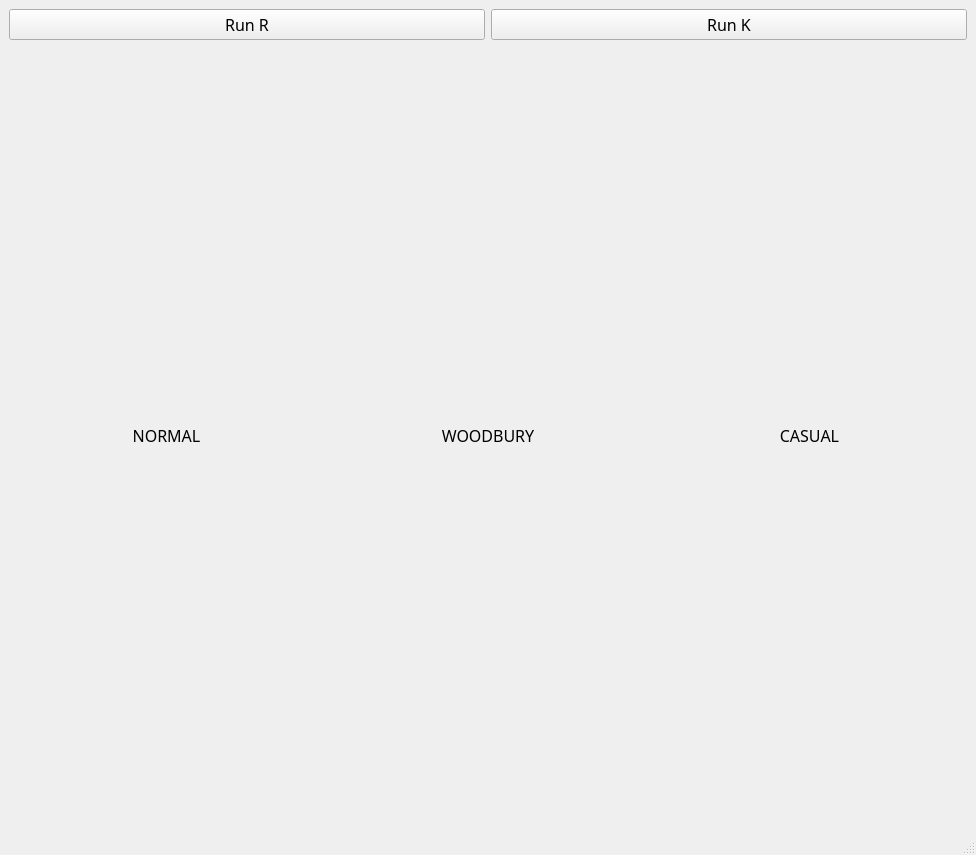
<?xml version="1.0" encoding="UTF-8"?>
<ui version="4.0">
 <class>MainWindow</class>
 <widget class="QMainWindow" name="MainWindow">
  <property name="geometry">
   <rect>
    <x>0</x>
    <y>0</y>
    <width>976</width>
    <height>855</height>
   </rect>
  </property>
  <property name="windowTitle">
   <string>RXD-GUI</string>
  </property>
  <widget class="QWidget" name="centralwidget">
   <layout class="QHBoxLayout" name="horizontalLayout_5">
    <item>
     <layout class="QVBoxLayout" name="verticalLayout_11" stretch="1,6,5,5">
      <item>
       <layout class="QHBoxLayout" name="horizontalLayout_4" stretch="1,1">
        <item>
         <widget class="QPushButton" name="pushButton_2">
          <property name="font">
           <font>
            <family>Yu Mincho Light</family>
            <pointsize>12</pointsize>
           </font>
          </property>
          <property name="text">
           <string>Run R</string>
          </property>
          <property name="iconSize">
           <size>
            <width>16</width>
            <height>16</height>
           </size>
          </property>
         </widget>
        </item>
        <item>
         <widget class="QPushButton" name="pushButton_3">
          <property name="font">
           <font>
            <family>Yu Mincho Light</family>
            <pointsize>12</pointsize>
           </font>
          </property>
          <property name="text">
           <string>Run K</string>
          </property>
         </widget>
        </item>
       </layout>
      </item>
      <item>
       <layout class="QHBoxLayout" name="horizontalLayout_3" stretch="1,1,1">
        <item>
         <layout class="QVBoxLayout" name="verticalLayout_6" stretch="1,6">
          <item>
           <widget class="QLabel" name="label_3">
            <property name="font">
             <font>
              <family>標楷體</family>
              <pointsize>12</pointsize>
             </font>
            </property>
            <property name="text">
             <string>NORMAL</string>
            </property>
            <property name="alignment">
             <set>Qt::AlignCenter</set>
            </property>
           </widget>
          </item>
          <item>
           <layout class="QVBoxLayout" name="verticalLayout"/>
          </item>
         </layout>
        </item>
        <item>
         <layout class="QVBoxLayout" name="verticalLayout_7" stretch="1,6">
          <item>
           <widget class="QLabel" name="label_4">
            <property name="font">
             <font>
              <family>標楷體</family>
              <pointsize>12</pointsize>
             </font>
            </property>
            <property name="text">
             <string>WOODBURY</string>
            </property>
            <property name="alignment">
             <set>Qt::AlignCenter</set>
            </property>
           </widget>
          </item>
          <item>
           <layout class="QVBoxLayout" name="verticalLayout_2"/>
          </item>
         </layout>
        </item>
        <item>
         <layout class="QVBoxLayout" name="verticalLayout_8" stretch="1,6">
          <item>
           <widget class="QLabel" name="label_5">
            <property name="font">
             <font>
              <family>標楷體</family>
              <pointsize>12</pointsize>
             </font>
            </property>
            <property name="text">
             <string>CASUAL</string>
            </property>
            <property name="alignment">
             <set>Qt::AlignCenter</set>
            </property>
           </widget>
          </item>
          <item>
           <layout class="QVBoxLayout" name="verticalLayout_3"/>
          </item>
         </layout>
        </item>
       </layout>
      </item>
      <item>
       <layout class="QVBoxLayout" name="verticalLayout_4"/>
      </item>
      <item>
       <layout class="QVBoxLayout" name="verticalLayout_5"/>
      </item>
     </layout>
    </item>
   </layout>
  </widget>
  <widget class="QMenuBar" name="menubar">
   <property name="geometry">
    <rect>
     <x>0</x>
     <y>0</y>
     <width>976</width>
     <height>25</height>
    </rect>
   </property>
  </widget>
  <widget class="QStatusBar" name="statusbar"/>
 </widget>
 <resources/>
 <connections/>
</ui>
